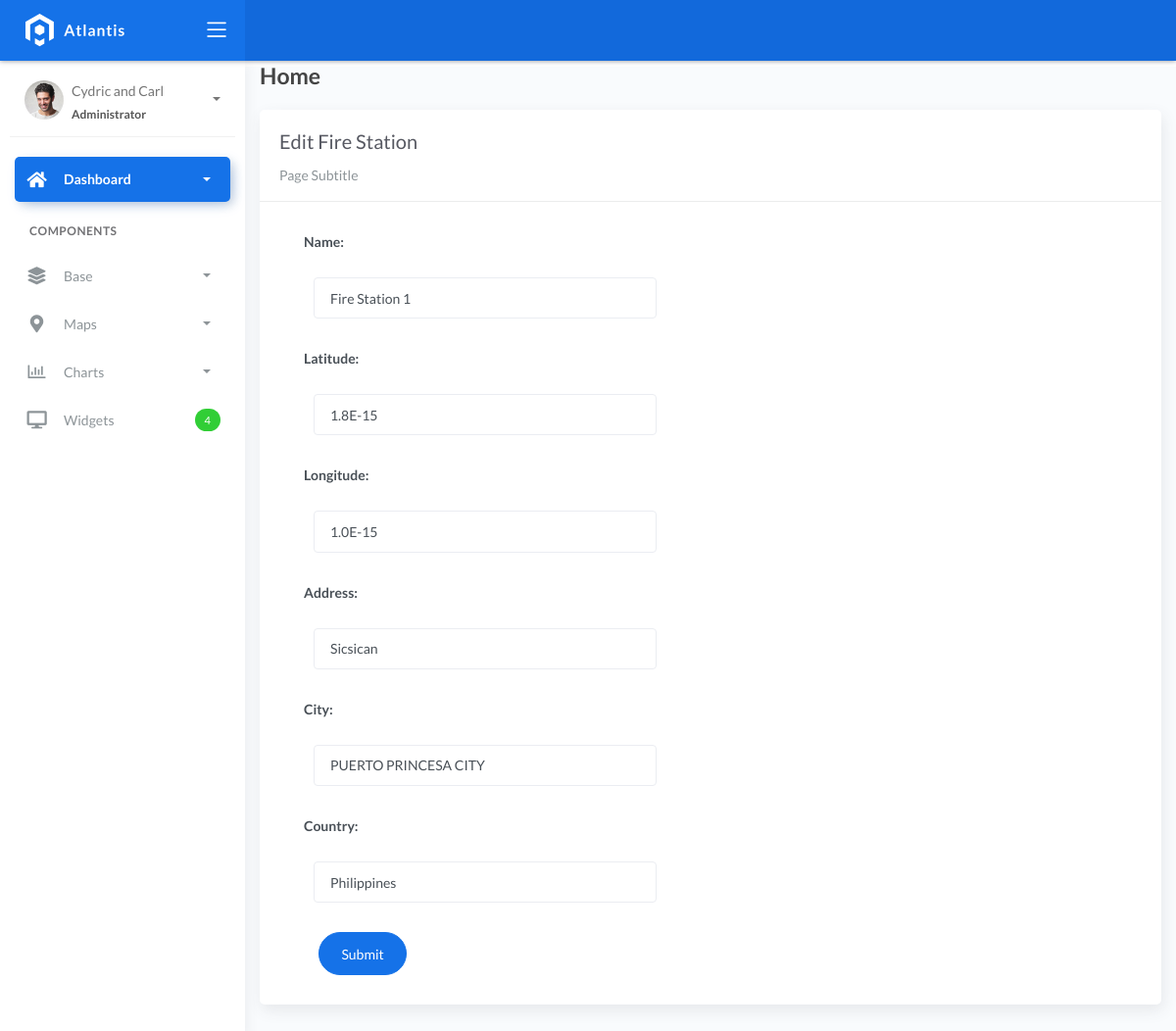
Page /fireStation_list/6 on the earlier database version.
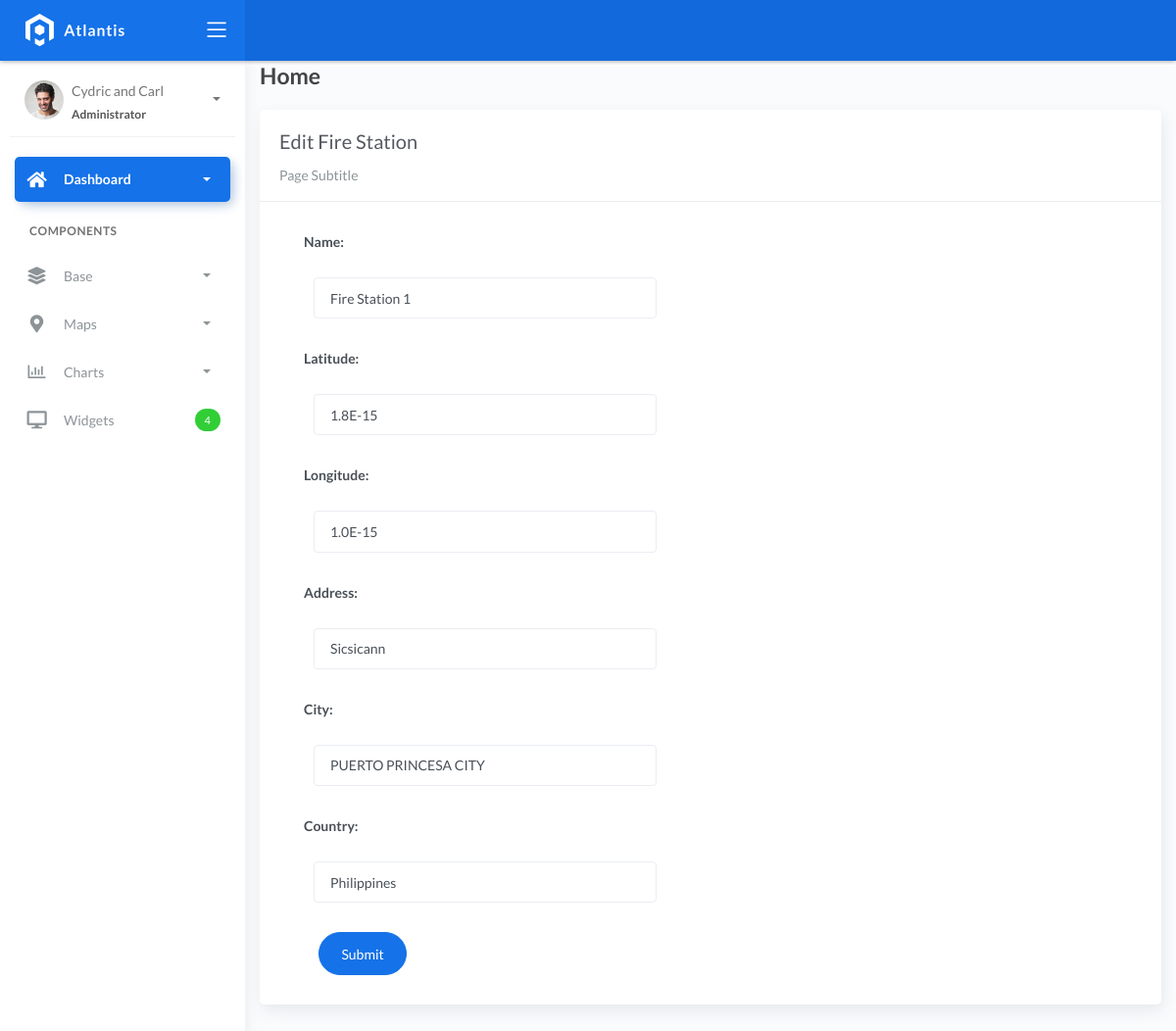
Same page on the later database version.
### fire/models.py (models this page shows, shortened)
class BaseModel(models.Model):
    created_at = models.DateTimeField(auto_now_add=True, db_index=True)
    updated_at = models.DateTimeField(auto_now=True)
    class Meta:
        abstract = True

class FireStation(BaseModel):
    name = models.CharField(max_length=150)
    latitude = models.DecimalField(max_digits=22, decimal_places=16, null=True, blank=True)
    longitude = models.DecimalField(max_digits=22, decimal_places=16, null=True, blank=True)
    address = models.CharField(max_length=150)
    city = models.CharField(max_length=150)  # can be in separate table
    country = models.CharField(max_length=150)  # can be in separate table

### fire/views.py (the view, shortened to what this page needs)
# urls.py: path('fireStation_list/<pk>', FireStationUpdateView.as_view(), name='fireStation-update'),
class FireStationUpdateView(UpdateView):
    model = FireStation
    fields = "__all__"
    context_object_name = "fireStation"
    template_name = 'firestation_edit.html'
    success_url = reverse_lazy('fireStation-list')

### templates/firestation_edit.html
{% extends 'base.html' %} {% load static %} {% block content %}
<div class="content">
    <div class="container-fluid">
        <h4 class="page-title">Home</h4>
        <div class="row">
            <div class="col-md-12">
                <div class="card">
                    <div class="card-header">
                        <div class="card-title">Edit Fire Station</div>
                        <div class="card-category">Page Subtitle</div>
                    </div>
                    <div class="col-md-6">
                        <div class="card-body">
                            <form class="" action="" method="post" novalidate>
                                {% csrf_token %} {% include 'includes/form.html' %}
                                <div class="form-group">
                                    <div class="col-md-12 col-sm-3">
                                        <button type="submit" class="btn btn-primary btn-rounded">Submit</button>
                                    </div>
                                </div>
                            </form>
                        </div>
                    </div>
                </div>
            </div>
        </div>
    </div>
</div>
{% endblock %}

### templates/includes/form.html (shortened to what this page needs)
{% load widget_tweaks %}
{% for field in form %}
<div class="field item form-group">
    <label>{{ field.label_tag }}</label>
  <div class="form-group">
    {% render_field field class="form-control" %}
  </div>
</div>
{% endfor %}

Differences in the rows shown:
changed FireStation "Fire Station 1": address "Sicsican" → "Sicsicann"
